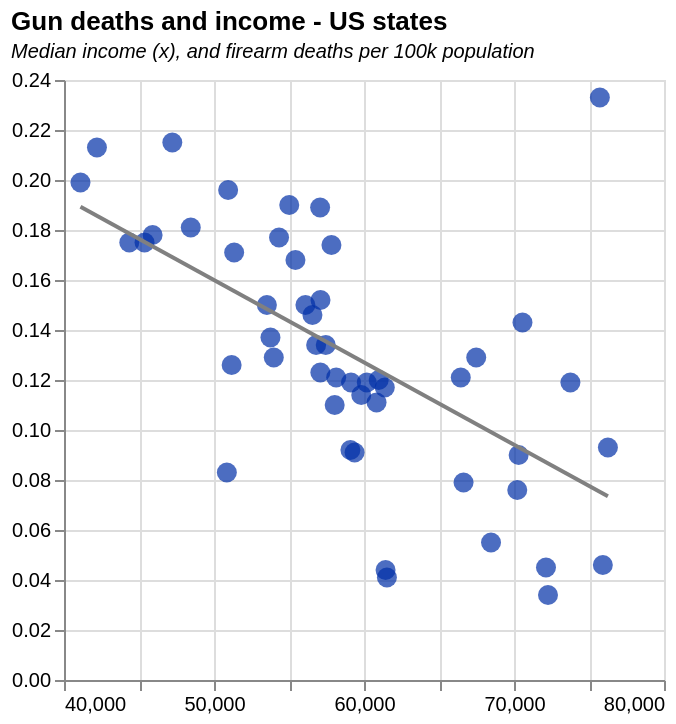

Source (Vega-Lite JSON):
### Vega-Lite specification from a JSON file in a GitHub repository (floating-point values rounded to 4 significant figures)
{"$schema": "https://vega.github.io/schema/vega-lite/v5.json", "description": "Various US measures state by state", "title": {"text": "Gun deaths and income - US states", "subtitle": "Median income (x), and firearm deaths per 100k population", "subtitleFontStyle": "italic", "subtitleFontSize": 10, "anchor": "start", "color": "black"}, "data": {"values": [{"State": "Alabama", "State2": "AL", "Gini": "0.472", "Death Rate": "21.5", "Firearms, vs average": "1.64700475", "Med income": "47221", "Income, vs median": "0.799827233", "Imprisonment rates": "736", "Prison rate": "1.264604811", "Imprisonment rate": "0.736", "Firearm deaths": "0.215", "Division": "South"}, {"State": "Alaska", "State2": "AK", "Gini": "0.422", "Death Rate": "23.3", "Firearms, vs average": "1.784893519", "Med income": "75723", "Income, vs median": "1.282592862", "Imprisonment rates": "376", "Prison rate": "0.64604811", "Imprisonment rate": "0.376", "Firearm deaths": "0.233", "Division": "West"}, {"State": "Arizona", "State2": "AZ", "Gini": "0.455", "Death Rate": "15.2", "Firearms, vs average": "1.164394055", "Med income": "57100", "Income, vs median": "0.967157303", "Imprisonment rates": "764", "Prison rate": "1.312714777", "Imprisonment rate": "0.764", "Firearm deaths": "0.152", "Division": "West"}, {"State": "Arkansas", "State2": "AR", "Gini": "0.458", "Death Rate": "17.8", "Firearms, vs average": "1.363566723", "Med income": "45907", "Income, vs median": "0.777570758", "Imprisonment rates": "763", "Prison rate": "1.310996564", "Imprisonment rate": "0.763", "Firearm deaths": "0.178", "Division": "South"}, {"State": "California", "State2": "CA", "Gini": "0.471", "Death Rate": "7.9", "Firearms, vs average": "0.605178489", "Med income": "66637", "Income, vs median": "1.128694592", "Imprisonment rates": "430", "Prison rate": "0.738831615", "Imprisonment rate": "0.43", "Firearm deaths": "0.079", "Division": "West"}, {"State": "Colorado", "State2": "CO", "Gini": "0.457", "Death Rate": "14.3", "Firearms, vs average": "1.095449671", "Med income": "70566", "Income, vs median": "1.195243822", "Imprisonment rates": "460", "Prison rate": "0.790378007", "Imprisonment rate": "0.46", "Firearm deaths": "0.143", "Division": "West"}, {"State": "Connecticut", "State2": "CT", "Gini": "0.486", "Death Rate": "4.6", "Firearms, vs average": "0.352382412", "Med income": "75923", "Income, vs median": "1.285980454", "Imprisonment rates": "367", "Prison rate": "0.630584192", "Imprisonment rate": "0.367", "Firearm deaths": "0.046", "Division": "Northeast"}, {"State": "Delaware", "State2": "DE", "Gini": "0.44", "Death Rate": "11", "Firearms, vs average": "0.842653593", "Med income": "58046", "Income, vs median": "0.983180609", "Imprisonment rates": "544", "Prison rate": "0.934707904", "Imprisonment rate": "0.544", "Firearm deaths": "0.11", "Division": "South"}, {"State": "Florida", "State2": "FL", "Gini": "0.474", "Death Rate": "12.6", "Firearms, vs average": "0.965221388", "Med income": "51176", "Income, vs median": "0.86681685", "Imprisonment rates": "601", "Prison rate": "1.032646048", "Imprisonment rate": "0.601", "Firearm deaths": "0.126", "Division": "South"}, {"State": "Georgia", "State2": "GA", "Gini": "0.468", "Death Rate": "15", "Firearms, vs average": "1.149073081", "Med income": "53527", "Income, vs median": "0.906637985", "Imprisonment rates": "676", "Prison rate": "1.161512027", "Imprisonment rate": "0.676", "Firearm deaths": "0.15", "Division": "South"}, {"State": "Hawaii", "State2": "HI", "Gini": "0.433", "Death Rate": "4.5", "Firearms, vs average": "0.344721924", "Med income": "72133", "Income, vs median": "1.221785599", "Imprisonment rates": "323", "Prison rate": "0.554982818", "Imprisonment rate": "0.323", "Firearm deaths": "0.045", "Division": "West"}, {"State": "Idaho", "State2": "ID", "Gini": "0.433", "Death Rate": "14.6", "Firearms, vs average": "1.118431132", "Med income": "56564", "Income, vs median": "0.958078558", "Imprisonment rates": "587", "Prison rate": "1.008591065", "Imprisonment rate": "0.587", "Firearm deaths": "0.146", "Division": "West"}, {"State": "Illinois", "State2": "IL", "Gini": "0.465", "Death Rate": "11.7", "Firearms, vs average": "0.896277003", "Med income": "61386", "Income, vs median": "1.039753383", "Imprisonment rates": "442", "Prison rate": "0.759450172", "Imprisonment rate": "0.442", "Firearm deaths": "0.117", "Division": "Midwest"}, {"State": "Indiana", "State2": "IN", "Gini": "0.44", "Death Rate": "15", "Firearms, vs average": "1.149073081", "Med income": "56094", "Income, vs median": "0.950117719", "Imprisonment rates": "503", "Prison rate": "0.864261168", "Imprisonment rate": "0.503", "Firearm deaths": "0.15", "Division": "Midwest"}, {"State": "Iowa", "State2": "IA", "Gini": "0.427", "Death Rate": "9.2", "Firearms, vs average": "0.704764823", "Med income": "59094", "Income, vs median": "1.000931588", "Imprisonment rates": "373", "Prison rate": "0.640893471", "Imprisonment rate": "0.373", "Firearm deaths": "0.092", "Division": "Midwest"}, {"State": "Kansas", "State2": "KS", "Gini": "0.445", "Death Rate": "13.4", "Firearms, vs average": "1.026505286", "Med income": "56810", "Income, vs median": "0.962245295", "Imprisonment rates": "438", "Prison rate": "0.75257732", "Imprisonment rate": "0.438", "Firearm deaths": "0.134", "Division": "Midwest"}, {"State": "Kentucky", "State2": "KY", "Gini": "0.466", "Death Rate": "17.5", "Firearms, vs average": "1.340585261", "Med income": "45369", "Income, vs median": "0.768458138", "Imprisonment rates": "670", "Prison rate": "1.151202749", "Imprisonment rate": "0.67", "Firearm deaths": "0.175", "Division": "South"}, {"State": "Louisiana", "State2": "LA", "Gini": "0.475", "Death Rate": "21.3", "Firearms, vs average": "1.631683775", "Med income": "42196", "Income, vs median": "0.714714003", "Imprisonment rates": "997", "Prison rate": "1.713058419", "Imprisonment rate": "0.997", "Firearm deaths": "0.213", "Division": "South"}, {"State": "Maine", "State2": "ME", "Gini": "0.437", "Death Rate": "8.3", "Firearms, vs average": "0.635820438", "Med income": "50856", "Income, vs median": "0.861396704", "Imprisonment rates": "169", "Prison rate": "0.290378007", "Imprisonment rate": "0.169", "Firearm deaths": "0.083", "Division": "Northeast"}, {"State": "Maryland", "State2": "MD", "Gini": "0.443", "Death Rate": "11.9", "Firearms, vs average": "0.911597978", "Med income": "73760", "Income, vs median": "1.249343654", "Imprisonment rates": "424", "Prison rate": "0.728522337", "Imprisonment rate": "0.424", "Firearm deaths": "0.119", "Division": "South"}, {"State": "Massachusetts", "State2": "MA", "Gini": "0.475", "Death Rate": "3.4", "Firearms, vs average": "0.260456565", "Med income": "72266", "Income, vs median": "1.224038348", "Imprisonment rates": "195", "Prison rate": "0.335051546", "Imprisonment rate": "0.195", "Firearm deaths": "0.034", "Division": "Northeast"}, {"State": "Michigan", "State2": "MI", "Gini": "0.451", "Death Rate": "12.3", "Firearms, vs average": "0.942239926", "Med income": "57091", "Income, vs median": "0.967004861", "Imprisonment rates": "530", "Prison rate": "0.910652921", "Imprisonment rate": "0.53", "Firearm deaths": "0.123", "Division": "Midwest"}, {"State": "Minnesota", "State2": "MN", "Gini": "0.44", "Death Rate": "7.6", "Firearms, vs average": "0.582197028", "Med income": "70218", "Income, vs median": "1.189349413", "Imprisonment rates": "249", "Prison rate": "0.427835052", "Imprisonment rate": "0.249", "Firearm deaths": "0.076", "Division": "Midwest"}, {"State": "Mississippi", "State2": "MS", "Gini": "0.468", "Death Rate": "19.9", "Firearms, vs average": "1.524436954", "Med income": "41099", "Income, vs median": "0.696133065", "Imprisonment rates": "822", "Prison rate": "1.412371134", "Imprisonment rate": "0.822", "Firearm deaths": "0.199", "Division": "South"}, {"State": "Missouri", "State2": "MO", "Gini": "0.455", "Death Rate": "19", "Firearms, vs average": "1.455492569", "Med income": "55016", "Income, vs median": "0.931858602", "Imprisonment rates": "688", "Prison rate": "1.182130584", "Imprisonment rate": "0.688", "Firearm deaths": "0.19", "Division": "Midwest"}, {"State": "Montana", "State2": "MT", "Gini": "0.435", "Death Rate": "18.9", "Firearms, vs average": "1.447832082", "Med income": "57075", "Income, vs median": "0.966733854", "Imprisonment rates": "466", "Prison rate": "0.800687285", "Imprisonment rate": "0.466", "Firearm deaths": "0.189", "Division": "West"}, {"State": "Nebraska", "State2": "NE", "Gini": "0.432", "Death Rate": "9.1", "Firearms, vs average": "0.697104336", "Med income": "59374", "Income, vs median": "1.005674215", "Imprisonment rates": "364", "Prison rate": "0.625429553", "Imprisonment rate": "0.364", "Firearm deaths": "0.091", "Division": "Midwest"}, {"State": "Nevada", "State2": "NV", "Gini": "0.448", "Death Rate": "16.8", "Firearms, vs average": "1.286961851", "Med income": "55431", "Income, vs median": "0.938887854", "Imprisonment rates": "597", "Prison rate": "1.025773196", "Imprisonment rate": "0.597", "Firearm deaths": "0.168", "Division": "West"}, {"State": "New Hampshire", "State2": "NH", "Gini": "0.425", "Death Rate": "9.3", "Firearms, vs average": "0.71242531", "Med income": "76260", "Income, vs median": "1.291688545", "Imprisonment rates": "262", "Prison rate": "0.450171821", "Imprisonment rate": "0.262", "Firearm deaths": "0.093", "Division": "Northeast"}, {"State": "New Jersey", "State2": "NJ", "Gini": "0.464", "Death Rate": "5.5", "Firearms, vs average": "0.421326796", "Med income": "68468", "Income, vs median": "1.15970799", "Imprisonment rates": "284", "Prison rate": "0.487972509", "Imprisonment rate": "0.284", "Firearm deaths": "0.055", "Division": "Northeast"}, {"State": "New Mexico", "State2": "NM", "Gini": "0.464", "Death Rate": "18.1", "Firearms, vs average": "1.386548184", "Med income": "48451", "Income, vs median": "0.820660919", "Imprisonment rates": "438", "Prison rate": "0.75257732", "Imprisonment rate": "0.438", "Firearm deaths": "0.181", "Division": "West"}, {"State": "New York", "State2": "NY", "Gini": "0.499", "Death Rate": "4.4", "Firearms, vs average": "0.337061437", "Med income": "61437", "Income, vs median": "1.040617219", "Imprisonment rates": "325", "Prison rate": "0.558419244", "Imprisonment rate": "0.325", "Firearm deaths": "0.044", "Division": "Northeast"}, {"State": "North Carolina", "State2": "NC", "Gini": "0.464", "Death Rate": "13.7", "Firearms, vs average": "1.049486747", "Med income": "53764", "Income, vs median": "0.910652281", "Imprisonment rates": "438", "Prison rate": "0.75257732", "Imprisonment rate": "0.438", "Firearm deaths": "0.137", "Division": "South"}, {"State": "North Dakota", "State2": "ND", "Gini": "0.433", "Death Rate": "11.9", "Firearms, vs average": "0.911597978", "Med income": "60184", "Income, vs median": "1.01939396", "Imprisonment rates": "306", "Prison rate": "0.525773196", "Imprisonment rate": "0.306", "Firearm deaths": "0.119", "Division": "Midwest"}, {"State": "Ohio", "State2": "OH", "Gini": "0.452", "Death Rate": "12.9", "Firearms, vs average": "0.98820285", "Med income": "53985", "Income, vs median": "0.914395569", "Imprisonment rates": "578", "Prison rate": "0.993127148", "Imprisonment rate": "0.578", "Firearm deaths": "0.129", "Division": "Midwest"}, {"State": "Oklahoma", "State2": "OK", "Gini": "0.454", "Death Rate": "19.6", "Firearms, vs average": "1.501455493", "Med income": "50943", "Income, vs median": "0.862870306", "Imprisonment rates": "891", "Prison rate": "1.530927835", "Imprisonment rate": "0.891", "Firearm deaths": "0.196", "Division": "South"}, {"State": "Oregon", "State2": "OR", "Gini": "0.449", "Death Rate": "11.9", "Firearms, vs average": "0.911597978", "Med income": "59135", "Income, vs median": "1.001626044", "Imprisonment rates": "466", "Prison rate": "0.800687285", "Imprisonment rate": "0.466", "Firearm deaths": "0.119", "Division": "West"}, {"State": "Pennsylvania", "State2": "PA", "Gini": "0.461", "Death Rate": "12", "Firearms, vs average": "0.919258465", "Med income": "60979", "Income, vs median": "1.032859635", "Imprisonment rates": "484", "Prison rate": "0.83161512", "Imprisonment rate": "0.484", "Firearm deaths": "0.12", "Division": "Northeast"}, {"State": "Rhode Island", "State2": "RI", "Gini": "0.467", "Death Rate": "4.1", "Firearms, vs average": "0.314079975", "Med income": "61528", "Income, vs median": "1.042158573", "Imprisonment rates": "239", "Prison rate": "0.410652921", "Imprisonment rate": "0.239", "Firearm deaths": "0.041", "Division": "Northeast"}, {"State": "South Carolina", "State2": "SC", "Gini": "0.461", "Death Rate": "17.7", "Firearms, vs average": "1.355906236", "Med income": "54336", "Income, vs median": "0.920340792", "Imprisonment rates": "524", "Prison rate": "0.900343643", "Imprisonment rate": "0.524", "Firearm deaths": "0.177", "Division": "South"}, {"State": "South Dakota", "State2": "SD", "Gini": "0.442", "Death Rate": "13.4", "Firearms, vs average": "1.026505286", "Med income": "57450", "Income, vs median": "0.973085587", "Imprisonment rates": "583", "Prison rate": "1.001718213", "Imprisonment rate": "0.583", "Firearm deaths": "0.134", "Division": "Midwest"}, {"State": "Tennessee", "State2": "TN", "Gini": "0.468", "Death Rate": "17.1", "Firearms, vs average": "1.309943312", "Med income": "51344", "Income, vs median": "0.869662427", "Imprisonment rates": "545", "Prison rate": "0.936426117", "Imprisonment rate": "0.545", "Firearm deaths": "0.171", "Division": "South"}, {"State": "Texas", "State2": "TX", "Gini": "0.469", "Death Rate": "12.1", "Firearms, vs average": "0.926918952", "Med income": "58146", "Income, vs median": "0.984874405", "Imprisonment rates": "761", "Prison rate": "1.307560137", "Imprisonment rate": "0.761", "Firearm deaths": "0.121", "Division": "South"}, {"State": "Utah", "State2": "UT", "Gini": "0.419", "Death Rate": "12.9", "Firearms, vs average": "0.98820285", "Med income": "67481", "Income, vs median": "1.142990227", "Imprisonment rates": "287", "Prison rate": "0.493127148", "Imprisonment rate": "0.287", "Firearm deaths": "0.129", "Division": "West"}, {"State": "Vermont", "State2": "VT", "Gini": "0.444", "Death Rate": "11.1", "Firearms, vs average": "0.85031408", "Med income": "60837", "Income, vs median": "1.030454445", "Imprisonment rates": "243", "Prison rate": "0.417525773", "Imprisonment rate": "0.243", "Firearm deaths": "0.111", "Division": "Northeast"}, {"State": "Virginia", "State2": "VA", "Gini": "0.459", "Death Rate": "12.1", "Firearms, vs average": "0.926918952", "Med income": "66451", "Income, vs median": "1.125544132", "Imprisonment rates": "576", "Prison rate": "0.989690722", "Imprisonment rate": "0.576", "Firearm deaths": "0.121", "Division": "South"}, {"State": "Washington", "State2": "WA", "Gini": "0.441", "Death Rate": "9", "Firearms, vs average": "0.689443849", "Med income": "70310", "Income, vs median": "1.190907705", "Imprisonment rates": "333", "Prison rate": "0.572164948", "Imprisonment rate": "0.333", "Firearm deaths": "0.09", "Division": "West"}, {"State": "West Virginia", "State2": "WV", "Gini": "0.451", "Death Rate": "17.5", "Firearms, vs average": "1.340585261", "Med income": "44354", "Income, vs median": "0.751266112", "Imprisonment rates": "492", "Prison rate": "0.845360825", "Imprisonment rate": "0.492", "Firearm deaths": "0.175", "Division": "South"}, {"State": "Wisconsin", "State2": "WI", "Gini": "0.43", "Death Rate": "11.4", "Firearms, vs average": "0.873295542", "Med income": "59817", "Income, vs median": "1.01317773", "Imprisonment rates": "492", "Prison rate": "0.845360825", "Imprisonment rate": "0.492", "Firearm deaths": "0.114", "Division": "Midwest"}, {"State": "Wyoming", "State2": "WY", "Gini": "0.423", "Death Rate": "17.4", "Firearms, vs average": "1.332924774", "Med income": "57829", "Income, vs median": "0.979505073", "Imprisonment rates": "532", "Prison rate": "0.914089347", "Imprisonment rate": "0.532", "Firearm deaths": "0.174", "Division": "West"}]}, "height": 300, "width": 300, "layer": [{"mark": {"type": "circle", "color": "rgb(0,47,167)", "size": 100}, "encoding": {"x": {"field": "Med income", "type": "quantitative", "scale": {"domain": [40000, 80000]}, "title": null}, "y": {"field": "Firearm deaths", "type": "quantitative", "title": null}}}, {"mark": {"type": "line", "color": "grey"}, "transform": [{"regression": "Firearm deaths", "on": "Med income"}], "encoding": {"x": {"field": "Med income", "type": "quantitative"}, "y": {"field": "Firearm deaths", "type": "quantitative"}}}]}
